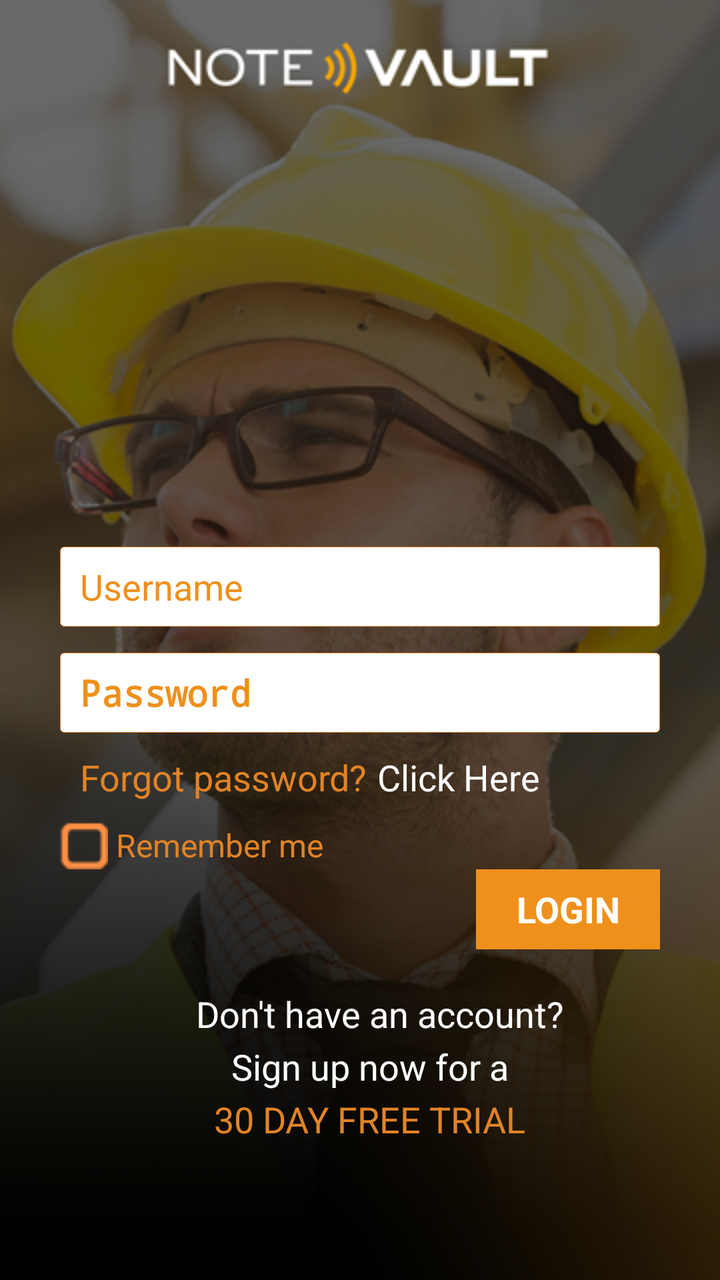
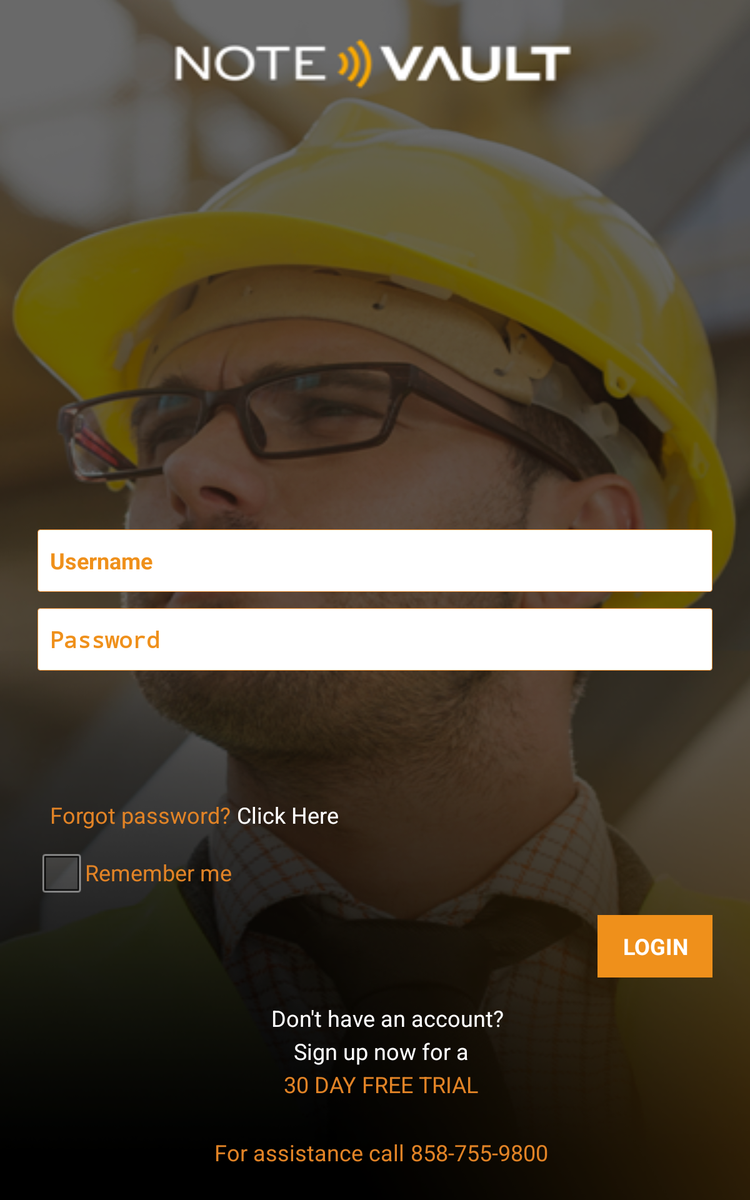

First picture: res/layout/ on a phone held upright. Second picture: the repository's own variant of that layout, on a device whose configuration matches the variant's folder. Source for both follows.
<!-- AndroidManifest.xml: application theme AppTheme -->
<!-- res/layout/loginscreen.xml -->
<RelativeLayout xmlns:android="http://schemas.android.com/apk/res/android"
    android:layout_width="fill_parent"
    android:layout_height="fill_parent"
    android:background="@drawable/login_normal"
    android:orientation="vertical" >

    <LinearLayout
        android:id="@+id/layout1"
        android:layout_width="fill_parent"
        android:layout_height="wrap_content"
        android:layout_alignParentLeft="true"
        android:layout_centerVertical="true"
        android:layout_marginLeft="30dp"
        android:layout_marginRight="30dp"
        android:orientation="vertical" >

        <EditText
            android:id="@+id/username"
            android:layout_width="fill_parent"
            android:layout_height="40dp"
            android:background="@drawable/roundframe"
            android:ellipsize="end"
            android:ems="10"
            android:hint="@string/username_hint"
            android:lines="1"
            android:maxLines="1"
            android:paddingLeft="10dp"
            android:scrollHorizontally="true"
            android:singleLine="true"
            android:textColor="#EF901B"
            android:textColorHint="#EF901B" >
        </EditText>

        <EditText
            android:id="@+id/password"
            android:layout_width="fill_parent"
            android:layout_height="40dp"
            android:layout_marginTop="13dp"
            android:background="@drawable/roundframe"
            android:ellipsize="end"
            android:ems="10"
            android:hint="@string/password_hint"
            android:inputType="textPassword"
            android:lines="1"
            android:maxLines="1"
            android:paddingLeft="10dp"
            android:scrollHorizontally="true"
            android:singleLine="true"
            android:textColor="#EF901B"
            android:textColorHint="#EF901B"
            android:textStyle="bold" />
    </LinearLayout>

    <LinearLayout
        android:id="@+id/linearLayout1"
        android:layout_width="match_parent"
        android:layout_height="wrap_content"
        android:layout_below="@+id/layout2"
    
        android:layout_marginLeft="30dp"
        android:layout_marginRight="30dp"
        android:orientation="horizontal" >

        <CheckBox
            android:id="@+id/checkBox1"
            android:layout_width="wrap_content"
            android:layout_height="wrap_content"
            android:layout_marginTop="10dp"
              android:paddingStart="4dp"
            android:button="@drawable/select" 
             android:textColor="#E18326"
            android:text="Remember me"/>

        
    </LinearLayout>

    <LinearLayout
        android:id="@+id/layout2"
        android:layout_width="wrap_content"
        android:layout_height="wrap_content"
        android:layout_alignLeft="@+id/layout1"
        android:layout_below="@+id/layout1"
        android:layout_marginTop="10dp"
        android:orientation="horizontal" >

        <TextView
            android:id="@+id/text_forgotpassword"
            android:layout_width="wrap_content"
            android:layout_height="wrap_content"
            android:layout_marginLeft="10dp"
            android:text="Forgot password?"
            android:textColor="#E18326"
            android:textSize="18sp" />

        <TextView
            android:id="@+id/text_clickhere"
            android:layout_width="wrap_content"
            android:layout_height="wrap_content"
            android:layout_marginLeft="5dp"
            android:text="Click Here"
            android:textColor="#FFFFFF"
            android:textSize="18sp" />
    </LinearLayout>

    <RelativeLayout
        android:id="@+id/relativeLayout1"
        android:layout_width="fill_parent"
        android:layout_height="wrap_content"
        android:layout_below="@+id/linearLayout1"
        android:layout_marginLeft="30dp"
        android:layout_marginRight="30dp" >

        <Button
            android:id="@+id/login"
            android:layout_width="wrap_content"
            android:layout_height="40dp"
            android:layout_alignParentRight="true"
            android:layout_gravity="right|center_horizontal"
            android:background="#EF901B"
            android:paddingLeft="20dp"
            android:paddingRight="20dp"
            android:text="@string/loginbutton_text"
            android:textColor="#FFFFFFFF"
            android:textSize="18sp"
            android:textStyle="bold" />
    </RelativeLayout>

    <LinearLayout
        android:id="@+id/layout4"
        android:layout_width="fill_parent"
        android:layout_height="wrap_content"
        android:layout_below="@+id/relativeLayout1"
        android:layout_marginBottom="20dp"
        android:layout_marginTop="20dp"
        android:gravity="center"
        android:orientation="vertical" >

        <TextView
            android:id="@+id/text_msg1"
            android:layout_width="wrap_content"
            android:layout_height="wrap_content"
            android:layout_marginLeft="10dp"
            android:text="Don&apos;t have an account?"
            android:textAppearance="?android:attr/textAppearanceMedium"
            android:textColor="#FFFFFF" />

        <TextView
            android:id="@+id/text_msg2"
            android:layout_width="wrap_content"
            android:layout_height="wrap_content"
            android:layout_marginLeft="5dp"
            android:layout_marginTop="2dp"
            android:text="Sign up now for a"
            android:textAppearance="?android:attr/textAppearanceMedium"
            android:textColor="#FFFFFF" />

        <TextView
            android:id="@+id/text_msg3"
            android:layout_width="wrap_content"
            android:layout_height="wrap_content"
            android:layout_marginLeft="5dp"
            android:layout_marginTop="2dp"
            android:text="30 DAY FREE TRIAL"
            android:textAppearance="?android:attr/textAppearanceMedium"
            android:textColor="#E18326" />
    </LinearLayout>

    

</RelativeLayout>
<!-- resources referenced by this layout -->
<resources>
  <!-- drawable login_normal: png bitmap (drawable, 298283 bytes) -->
  <!-- drawable roundframe (drawable) -->
  <?xml version="1.0" encoding="utf-8"?>
  <shape
    xmlns:android="http://schemas.android.com/apk/res/android"
      android:shape= "rectangle"  >
        <solid android:color="#FFFFFF"/> 
          <stroke android:width="0.07dp"  android:color="#E18326"/>
      <corners
          android:radius="2dp" >
      </corners>
  </shape>
  <!-- drawable select (drawable) -->
  <?xml version="1.0" encoding="utf-8"?>
  <selector xmlns:android="http://schemas.android.com/apk/res/android">
   
      <item android:drawable="@drawable/radiobutton_checked" android:state_checked="true"/>
      <item android:drawable="@drawable/radiobutton_unchecked" android:state_checked="false"/>
   
  </selector>
  <string name="loginbutton_text">LOGIN</string>
  <string name="password_hint">Password</string>
  <string name="username_hint">Username</string>
  <style name="AppTheme" parent="AppBaseTheme">
          
      </style>
  <!-- drawable radiobutton_checked: png bitmap (drawable, 723 bytes) -->
  <!-- drawable radiobutton_unchecked: png bitmap (drawable, 462 bytes) -->
  <style name="AppBaseTheme" parent="android:Theme.Light">
          
      </style>
</resources>
<!-- res/layout-large/loginscreen.xml (the repository's variant of the layout above) -->
<!-- drawn on a 7-inch tablet held upright -->
<RelativeLayout xmlns:android="http://schemas.android.com/apk/res/android"
    android:layout_width="fill_parent"
    android:layout_height="fill_parent"
    android:orientation="vertical" 
    android:background="@drawable/login_normal">

    <LinearLayout
        android:id="@+id/layout1"
        android:layout_width="fill_parent"
        android:layout_height="wrap_content"
        android:layout_alignParentLeft="true"
        android:layout_centerVertical="true"
        android:layout_marginLeft="30dp"
        android:layout_marginRight="30dp"
        android:orientation="vertical" >

        <EditText
            android:id="@+id/username"
            android:layout_width="fill_parent"
            android:layout_height="50dp"
            android:background="@drawable/roundframe"
            android:ellipsize="end"
            android:ems="10"
            android:hint="@string/username_hint"
            android:lines="1"
            android:maxLines="1"
            android:paddingLeft="10dp"
            android:scrollHorizontally="true"
            android:singleLine="true" 
            android:textColor="#EF901B"
            android:textColorHint="#EF901B"
            android:textStyle="bold">
        </EditText>

        <EditText
            android:id="@+id/password"
            android:layout_width="fill_parent"
            android:layout_height="50dp"
            android:layout_marginTop="13dp"
            android:background="@drawable/roundframe"
            android:ellipsize="end"
            android:ems="10"
            android:hint="@string/password_hint"
            android:inputType="textPassword"
            android:lines="1"
            android:maxLines="1"
            android:paddingLeft="10dp"
            android:scrollHorizontally="true"
            android:singleLine="true" 
            android:textColor="#EF901B"
            android:textColorHint="#EF901B"
            android:textStyle="bold"/>
    </LinearLayout>

<LinearLayout
    android:id="@+id/layout5"
    android:layout_width="fill_parent"
    android:layout_height="wrap_content"
    android:layout_alignParentBottom="true"
    android:layout_marginBottom="26dp"
    android:orientation="horizontal"
    android:gravity="center">

    <TextView
        android:id="@+id/text_msg4"
        android:layout_width="wrap_content"
        android:layout_height="wrap_content"
        android:layout_marginLeft="10dp"
        android:text="For assistance call"
        android:textColor="#E18326"
        android:textAppearance="?android:attr/textAppearanceMedium" />

     <TextView
            android:id="@+id/textView2"
            android:layout_width="wrap_content"
            android:layout_height="wrap_content"
            android:text="858-755-9800"
            android:textColor="#E18326"
            android:textAppearance="?android:attr/textAppearanceMedium"
            android:layout_marginLeft="5dp"/>
</LinearLayout>

<LinearLayout
    android:id="@+id/layout4"
    android:layout_width="fill_parent"
    android:layout_height="wrap_content"
    android:layout_above="@+id/layout5"
    android:layout_alignParentLeft="true"
    android:layout_marginBottom="30dp"
    android:gravity="center"
    android:orientation="vertical" >

    <TextView
        android:id="@+id/text_msg1"
        android:layout_width="wrap_content"
        android:layout_height="wrap_content"
        android:layout_marginLeft="10dp"
        android:text="Don&apos;t have an account?"
        android:textAppearance="?android:attr/textAppearanceMedium"
        android:textColor="#FFFFFF" />

    <TextView
        android:id="@+id/text_msg2"
        android:layout_width="wrap_content"
        android:layout_height="wrap_content"
        android:layout_marginLeft="5dp"
        android:layout_marginTop="2dp"
        android:text="Sign up now for a"
        android:textAppearance="?android:attr/textAppearanceMedium"
        android:textColor="#FFFFFF" />

    <TextView
        android:id="@+id/text_msg3"
        android:layout_width="wrap_content"
        android:layout_height="wrap_content"
        android:layout_marginLeft="5dp"
        android:layout_marginTop="2dp"
        android:text="30 DAY FREE TRIAL"
        android:textAppearance="?android:attr/textAppearanceMedium"
        android:textColor="#E18326" />
</LinearLayout>

<LinearLayout
    android:id="@+id/linearLayout1"
    android:layout_width="fill_parent"
    android:layout_height="wrap_content"
    android:layout_above="@+id/relativeLayout1"
    android:layout_alignLeft="@+id/relativeLayout1"
    android:layout_marginBottom="10dp"
    android:orientation="horizontal" >

    <CheckBox
        android:id="@+id/checkBox1"
        android:layout_width="wrap_content"
        android:layout_height="wrap_content"
        android:layout_marginTop="10dp"
        android:text="Remember me"
        android:textColor="#E18326"
        android:textAppearance="?android:attr/textAppearanceMedium" />
</LinearLayout>

<LinearLayout
    android:id="@+id/layout2"
    android:layout_width="wrap_content"
    android:layout_height="wrap_content"
    android:layout_above="@+id/linearLayout1"
    android:layout_alignLeft="@+id/linearLayout1"
    android:orientation="horizontal" >

    <TextView
        android:id="@+id/text_forgotpassword"
        android:layout_width="wrap_content"
        android:layout_height="wrap_content"
        android:layout_marginLeft="10dp"
        android:text="Forgot password?"
        android:textColor="#E18326"
        android:textAppearance="?android:attr/textAppearanceMedium"/>

    <TextView
        android:id="@+id/text_clickhere"
        android:layout_width="wrap_content"
        android:layout_height="wrap_content"
        android:layout_marginLeft="5dp"
        android:text="Click Here"
        android:textColor="#FFFFFF"
        android:textAppearance="?android:attr/textAppearanceMedium" />
</LinearLayout>

<RelativeLayout
    android:id="@+id/relativeLayout1"
    android:layout_width="fill_parent"
    android:layout_height="wrap_content"
    android:layout_above="@+id/layout4"
    android:layout_alignLeft="@+id/layout1"
    android:layout_alignRight="@+id/layout1"
    android:layout_marginBottom="20dp" >

    <Button
        android:id="@+id/login"
        android:layout_width="wrap_content"
        android:layout_height="50dp"
        android:layout_alignParentRight="true"
        android:layout_gravity="right|center_horizontal"
        android:background="#EF901B"
        android:paddingLeft="20dp"
        android:paddingRight="20dp"
        android:text="@string/loginbutton_text"
        android:textColor="#FFFFFFFF"
        android:textAppearance="?android:attr/textAppearanceMedium"
        android:textStyle="bold" />
</RelativeLayout>

</RelativeLayout>
<!-- resources referenced by the variant -->
<!-- as a 7-inch tablet held upright resolves them -->
<resources>
  <!-- drawable login_normal: png bitmap (drawable, 298283 bytes) -->
  <!-- drawable roundframe (drawable) -->
  <?xml version="1.0" encoding="utf-8"?>
  <shape
    xmlns:android="http://schemas.android.com/apk/res/android"
      android:shape= "rectangle"  >
        <solid android:color="#FFFFFF"/> 
          <stroke android:width="0.07dp"  android:color="#E18326"/>
      <corners
          android:radius="2dp" >
      </corners>
  </shape>
  <string name="loginbutton_text">LOGIN</string>
  <string name="password_hint">Password</string>
  <string name="username_hint">Username</string>
  <style name="AppTheme" parent="AppBaseTheme">
          
      </style>
  <style name="AppBaseTheme" parent="android:Theme.Light">
          
      </style>
</resources>
